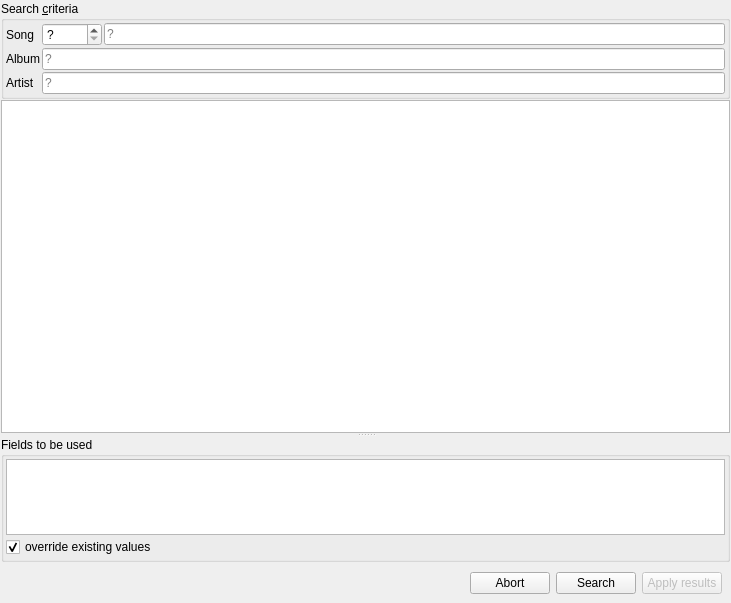
<?xml version="1.0" encoding="UTF-8"?>
<ui version="4.0">
 <class>QtGui::DbQueryWidget</class>
 <widget class="QWidget" name="QtGui::DbQueryWidget">
  <property name="geometry">
   <rect>
    <x>0</x>
    <y>0</y>
    <width>731</width>
    <height>603</height>
   </rect>
  </property>
  <property name="windowTitle">
   <string>MusicBrainz search</string>
  </property>
  <layout class="QVBoxLayout" name="dialogLayout">
   <property name="spacing">
    <number>0</number>
   </property>
   <property name="leftMargin">
    <number>0</number>
   </property>
   <property name="topMargin">
    <number>0</number>
   </property>
   <property name="rightMargin">
    <number>0</number>
   </property>
   <property name="bottomMargin">
    <number>0</number>
   </property>
   <item>
    <widget class="QWidget" name="mainWidget" native="true">
     <layout class="QVBoxLayout" name="verticalLayout_2">
      <property name="spacing">
       <number>1</number>
      </property>
      <property name="leftMargin">
       <number>1</number>
      </property>
      <property name="topMargin">
       <number>1</number>
      </property>
      <property name="rightMargin">
       <number>1</number>
      </property>
      <property name="bottomMargin">
       <number>1</number>
      </property>
      <item>
       <widget class="QGroupBox" name="searchGroupBox">
        <property name="title">
         <string>Search &amp;criteria</string>
        </property>
        <layout class="QFormLayout" name="searchFormLayout">
         <property name="horizontalSpacing">
          <number>2</number>
         </property>
         <property name="verticalSpacing">
          <number>2</number>
         </property>
         <property name="leftMargin">
          <number>2</number>
         </property>
         <property name="topMargin">
          <number>2</number>
         </property>
         <property name="rightMargin">
          <number>2</number>
         </property>
         <property name="bottomMargin">
          <number>2</number>
         </property>
         <item row="2" column="0">
          <widget class="QLabel" name="songLabel">
           <property name="text">
            <string>Song</string>
           </property>
          </widget>
         </item>
         <item row="2" column="1">
          <layout class="QHBoxLayout" name="songLayout">
           <property name="spacing">
            <number>2</number>
           </property>
           <item>
            <widget class="Widgets::ClearSpinBox" name="trackSpinBox">
             <property name="minimumSize">
              <size>
               <width>60</width>
               <height>0</height>
              </size>
             </property>
             <property name="specialValueText">
              <string>?</string>
             </property>
            </widget>
           </item>
           <item>
            <widget class="Widgets::ClearLineEdit" name="titleLineEdit">
             <property name="placeholderText">
              <string>?</string>
             </property>
            </widget>
           </item>
          </layout>
         </item>
         <item row="3" column="0">
          <widget class="QLabel" name="albumLabel">
           <property name="text">
            <string>Album</string>
           </property>
          </widget>
         </item>
         <item row="3" column="1">
          <widget class="Widgets::ClearLineEdit" name="albumLineEdit">
           <property name="placeholderText">
            <string>?</string>
           </property>
          </widget>
         </item>
         <item row="4" column="0">
          <widget class="QLabel" name="artistLabel">
           <property name="text">
            <string>Artist</string>
           </property>
          </widget>
         </item>
         <item row="4" column="1">
          <widget class="Widgets::ClearLineEdit" name="artistLineEdit">
           <property name="placeholderText">
            <string>?</string>
           </property>
          </widget>
         </item>
        </layout>
       </widget>
      </item>
      <item>
       <widget class="QSplitter" name="splitter">
        <property name="orientation">
         <enum>Qt::Vertical</enum>
        </property>
        <widget class="QTreeView" name="resultsTreeView">
         <property name="sizePolicy">
          <sizepolicy hsizetype="Expanding" vsizetype="Preferred">
           <horstretch>0</horstretch>
           <verstretch>0</verstretch>
          </sizepolicy>
         </property>
         <property name="contextMenuPolicy">
          <enum>Qt::CustomContextMenu</enum>
         </property>
        </widget>
        <widget class="QGroupBox" name="fieldsGroupBox">
         <property name="sizePolicy">
          <sizepolicy hsizetype="Preferred" vsizetype="Preferred">
           <horstretch>0</horstretch>
           <verstretch>0</verstretch>
          </sizepolicy>
         </property>
         <property name="minimumSize">
          <size>
           <width>0</width>
           <height>20</height>
          </size>
         </property>
         <property name="maximumSize">
          <size>
           <width>16777215</width>
           <height>125</height>
          </size>
         </property>
         <property name="title">
          <string>Fields to be used</string>
         </property>
         <layout class="QVBoxLayout" name="verticalLayout">
          <property name="spacing">
           <number>2</number>
          </property>
          <property name="leftMargin">
           <number>2</number>
          </property>
          <property name="topMargin">
           <number>2</number>
          </property>
          <property name="rightMargin">
           <number>2</number>
          </property>
          <property name="bottomMargin">
           <number>2</number>
          </property>
          <item>
           <widget class="QListView" name="fieldsListView">
            <property name="sizePolicy">
             <sizepolicy hsizetype="Expanding" vsizetype="Minimum">
              <horstretch>0</horstretch>
              <verstretch>0</verstretch>
             </sizepolicy>
            </property>
            <property name="movement">
             <enum>QListView::Free</enum>
            </property>
            <property name="flow">
             <enum>QListView::LeftToRight</enum>
            </property>
            <property name="isWrapping" stdset="0">
             <bool>true</bool>
            </property>
            <property name="spacing">
             <number>3</number>
            </property>
            <property name="wordWrap">
             <bool>true</bool>
            </property>
           </widget>
          </item>
          <item>
           <widget class="QCheckBox" name="overrideCheckBox">
            <property name="text">
             <string>override existing values</string>
            </property>
            <property name="checked">
             <bool>true</bool>
            </property>
           </widget>
          </item>
         </layout>
        </widget>
       </widget>
      </item>
     </layout>
    </widget>
   </item>
   <item>
    <widget class="QWidget" name="bottomWidget" native="true">
     <layout class="QHBoxLayout" name="bottomLayout">
      <item>
       <widget class="NotificationLabel" name="notificationLabel" native="true">
        <property name="maximumSize">
         <size>
          <width>325</width>
          <height>16777215</height>
         </size>
        </property>
       </widget>
      </item>
      <item>
       <spacer name="horizontalSpacer">
        <property name="orientation">
         <enum>Qt::Horizontal</enum>
        </property>
        <property name="sizeHint" stdset="0">
         <size>
          <width>433</width>
          <height>20</height>
         </size>
        </property>
       </spacer>
      </item>
      <item>
       <widget class="QPushButton" name="menuPushButton">
        <property name="maximumSize">
         <size>
          <width>23</width>
          <height>16777215</height>
         </size>
        </property>
        <property name="text">
         <string/>
        </property>
        <property name="flat">
         <bool>true</bool>
        </property>
       </widget>
      </item>
      <item>
       <widget class="QPushButton" name="abortPushButton">
        <property name="text">
         <string>Abort</string>
        </property>
       </widget>
      </item>
      <item>
       <widget class="QPushButton" name="startPushButton">
        <property name="text">
         <string>Search</string>
        </property>
        <property name="icon">
         <iconset theme="edit-find">
          <normaloff>.</normaloff>.</iconset>
        </property>
       </widget>
      </item>
      <item>
       <widget class="QPushButton" name="applyPushButton">
        <property name="enabled">
         <bool>false</bool>
        </property>
        <property name="toolTip">
         <string>Inserts the selected result into the current tag (doesn't save anything)</string>
        </property>
        <property name="text">
         <string>Apply results</string>
        </property>
       </widget>
      </item>
     </layout>
    </widget>
   </item>
  </layout>
 </widget>
 <customwidgets>
  <customwidget>
   <class>Widgets::ClearLineEdit</class>
   <extends>QLineEdit</extends>
   <header location="global">qtutilities/widgets/clearlineedit.h</header>
  </customwidget>
  <customwidget>
   <class>NotificationLabel</class>
   <extends>QWidget</extends>
   <header>gui/notificationlabel.h</header>
   <container>1</container>
  </customwidget>
  <customwidget>
   <class>Widgets::ClearSpinBox</class>
   <extends>QSpinBox</extends>
   <header location="global">qtutilities/widgets/clearspinbox.h</header>
  </customwidget>
 </customwidgets>
 <resources/>
 <connections/>
</ui>
